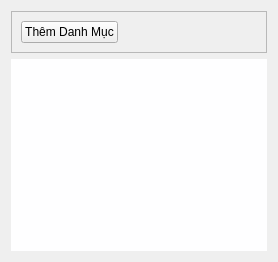
         <widget class="QWidget" name="categoryPage">
          <property name="sizePolicy">
           <sizepolicy hsizetype="Fixed" vsizetype="Fixed">
            <horstretch>0</horstretch>
            <verstretch>0</verstretch>
           </sizepolicy>
          </property>
          <property name="toolTip">
           <string>&lt;html&gt;&lt;head/&gt;&lt;body&gt;&lt;p&gt;&lt;br/&gt;&lt;/p&gt;&lt;/body&gt;&lt;/html&gt;</string>
          </property>
          <layout class="QVBoxLayout" name="verticalLayout_12">
           <item>
            <layout class="QVBoxLayout" name="verticalLayout_11">
             <item alignment="Qt::AlignmentFlag::AlignBottom">
              <widget class="QFrame" name="headerCategory">
               <property name="sizePolicy">
                <sizepolicy hsizetype="Expanding" vsizetype="Expanding">
                 <horstretch>0</horstretch>
                 <verstretch>0</verstretch>
                </sizepolicy>
               </property>
               <property name="frameShape">
                <enum>QFrame::Shape::StyledPanel</enum>
               </property>
               <property name="frameShadow">
                <enum>QFrame::Shadow::Raised</enum>
               </property>
               <layout class="QHBoxLayout" name="horizontalLayout_17">
                <item>
                 <layout class="QHBoxLayout" name="horizontalLayout_14">
                  <item alignment="Qt::AlignmentFlag::AlignLeft">
                   <widget class="QPushButton" name="addCategorybtn">
                    <property name="focusPolicy">
                     <enum>Qt::FocusPolicy::NoFocus</enum>
                    </property>
                    <property name="text">
                     <string>Thêm Danh Mục</string>
                    </property>
                    <property name="icon">
                     <iconset resource="resources.qrc">
                      <normaloff>:/blueIcons/resources/icons/plus.svg</normaloff>:/blueIcons/resources/icons/plus.svg</iconset>
                    </property>
                    <property name="iconSize">
                     <size>
                      <width>24</width>
                      <height>24</height>
                     </size>
                    </property>
                   </widget>
                  </item>
                 </layout>
                </item>
               </layout>
              </widget>
             </item>
             <item>
              <widget class="QListWidget" name="categoryListWidget">
               <property name="styleSheet">
                <string notr="true">QListWidget { background: #fefeff; border: none; }
      QListWidget::item { padding: 6px; margin: 4px 8px; border-radius: 10px; }
      QListWidget::item:hover { background: #f1f3f5; }
      QListWidget::item:selected { background: #e3f2fd; }</string>
               </property>
               <property name="resizeMode">
                <enum>QListView::ResizeMode::Adjust</enum>
               </property>
               <property name="spacing">
                <number>8</number>
               </property>
              </widget>
             </item>
            </layout>
           </item>
          </layout>
         </widget>
